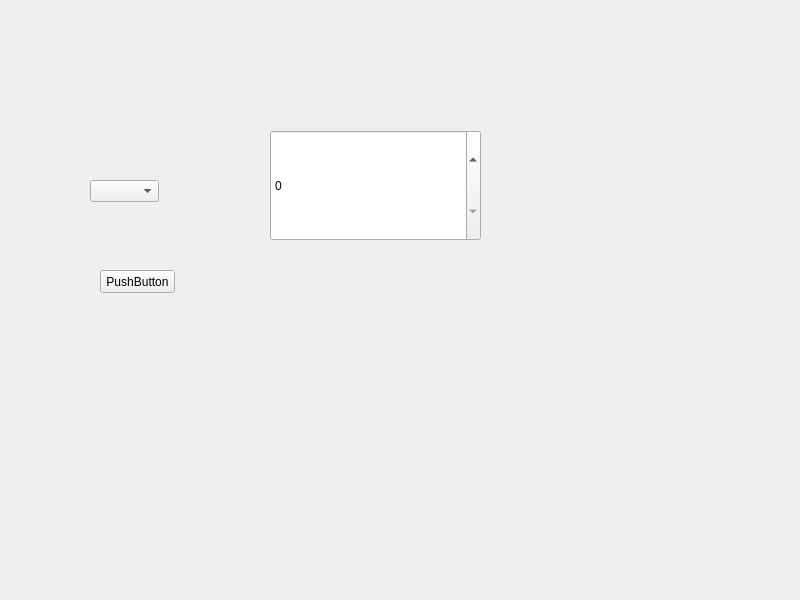
<?xml version="1.0" encoding="UTF-8"?>
<ui version="4.0">
 <class>Widget</class>
 <widget class="QWidget" name="Widget">
  <property name="geometry">
   <rect>
    <x>0</x>
    <y>0</y>
    <width>800</width>
    <height>600</height>
   </rect>
  </property>
  <property name="windowTitle">
   <string>Widget</string>
  </property>
  <widget class="QSpinBox" name="spinBox">
   <property name="geometry">
    <rect>
     <x>270</x>
     <y>130</y>
     <width>211</width>
     <height>111</height>
    </rect>
   </property>
  </widget>
  <widget class="QPushButton" name="pushButton">
   <property name="geometry">
    <rect>
     <x>100</x>
     <y>270</y>
     <width>75</width>
     <height>23</height>
    </rect>
   </property>
   <property name="text">
    <string>PushButton</string>
   </property>
  </widget>
  <widget class="QComboBox" name="comboBox">
   <property name="geometry">
    <rect>
     <x>90</x>
     <y>180</y>
     <width>69</width>
     <height>22</height>
    </rect>
   </property>
  </widget>
 </widget>
 <resources/>
 <connections/>
</ui>
